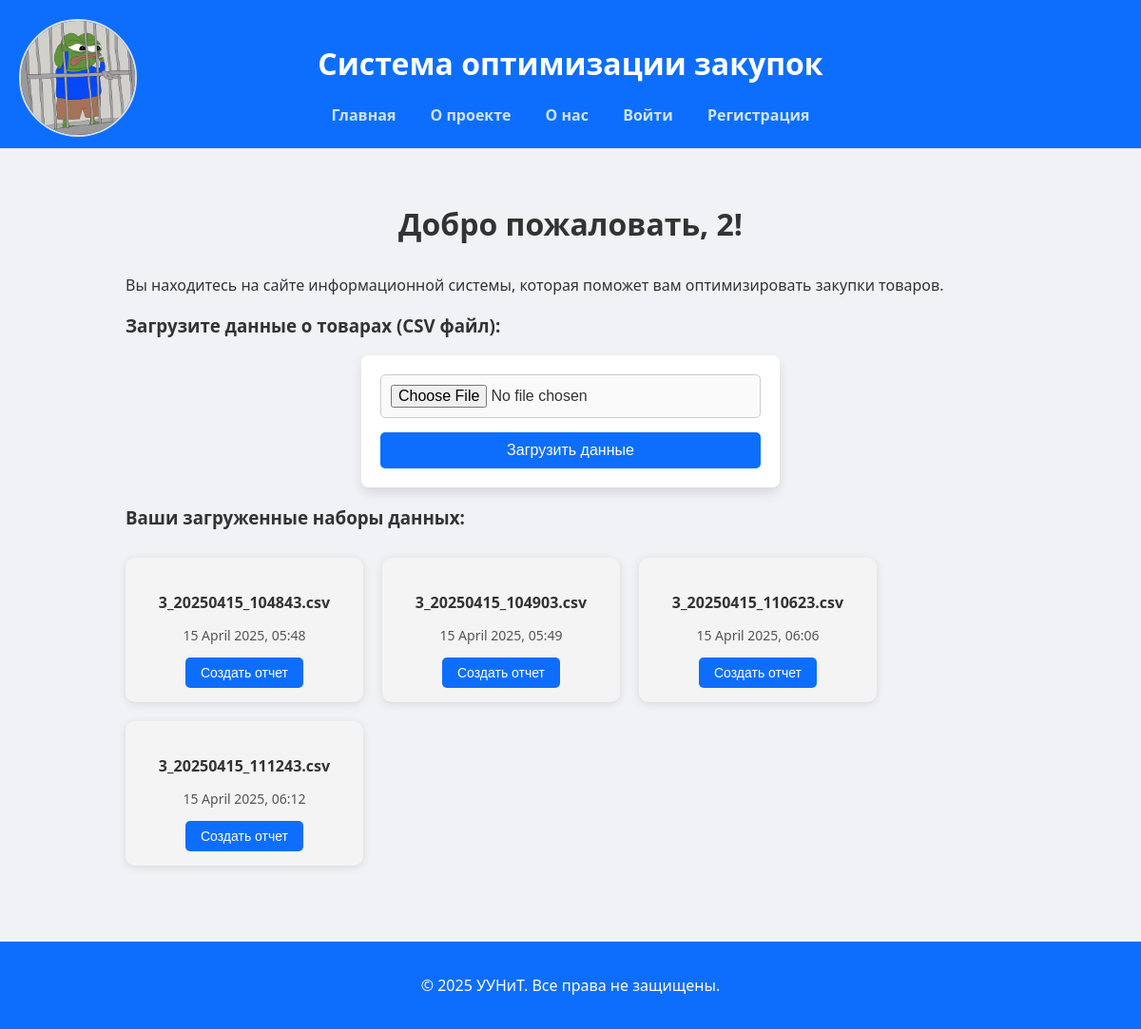
The app's page / (signed in) with its own data.
### database/models.py (models this page shows, shortened)
class DataFile(db.Model):
    id = db.Column(db.Integer, primary_key=True)
    user_id = db.Column(db.Integer, db.ForeignKey('user.id'), nullable=False)
    file_name = db.Column(db.String(255), nullable=False)
    file_path = db.Column(db.String(255), nullable=False)  # путь к файлу на сервере
    created_at = db.Column(db.DateTime, default=datetime.utcnow)
    reports = db.relationship('OptimizationReport', backref='data_file', lazy=True)

### routes.py (the view)
def index():
    if 'id' in session:
        data_files = DataFile.query.filter_by(user_id=session['id']).all()  # Получаем все файлы для текущего пользователя
        reports = OptimizationReport.query.filter_by(user_id=session['id']).all()  # Получаем все отчеты для пользователя
        return render_template('index.html', data_files=data_files, reports=reports)
    return render_template('index.html')

### templates/index.html (shortened to what this page needs)
<!DOCTYPE html>
<html lang="ru">
<head>
    <link rel="stylesheet" href="{{ url_for('static', filename='css/main.css') }}">
</head>
<body>
<header>
    <h1>Система оптимизации закупок</h1>
    <nav>
        <a href="{{ url_for('index') }}">Главная</a>
        <a href="{{ url_for('about') }}">О проекте</a>
        <a href="{{ url_for('team') }}">О нас</a>
        <a href="{{ url_for('login') }}" class="auth">Войти</a>
        <a href="{{ url_for('register') }}" class="auth">Регистрация</a>
        {% if session.get('username') %}
        <div class="profile-dropdown">
            <img src="{{ url_for('static', filename='images/profile.jpg') }}" alt="Профиль" class="profile-icon">
        </div>
        {% endif %}
    </nav>
</header>
<main>
    <section class="intro">
        {% if session.get('username') %}
        <h2>Добро пожаловать, {{ session['username'] }}!</h2>
        <p>Вы находитесь на сайте информационной системы, которая поможет вам оптимизировать закупки товаров.</p>
        <h3>Загрузите данные о товарах (CSV файл):</h3>
        <form action="{{ url_for('upload_data') }}" method="POST" enctype="multipart/form-data">
            <input type="file" name="data_file" required>
            <button type="submit">Загрузить данные</button>
        </form>
        {% if data_files %}
        <h3>Ваши загруженные наборы данных:</h3>
        <div class="file-cards">
            {% for file in data_files %}
            <div class="file-card" onclick="openModal({{ file.id }}, '{{ file.file_name }}')">
                <h4>{{ file.file_name }}</h4>
                <p class="date">{{ file.created_at.strftime('%d %B %Y, %H:%M') }}</p>
                <button class="view-reports-btn">Создать отчет</button>
            </div>
            {% endfor %}
        </div>
        {% else %}
        <p>У вас нет загруженных наборов данных.</p>
        {% endif %}
        {% else %}
        <h2>Добро пожаловать! Пожалуйста, войдите в аккаунт или зарегистрируйтесь, чтобы начать.</h2>
        <p>Чтобы использовать функциональность системы (расчёт оптимального пополнения запасов и просмотр результатов), пожалуйста, войдите в аккаунт или зарегистрируйтесь.</p>
        {% endif %}
    </section>
</main>
<footer>
    <p>&copy; 2025 УУНиТ. Все права не защищены.</p>
</footer>
</body>
</html>

### static/css/main.css (style rules this page uses)
html, body { font-family: 'Segoe UI', sans-serif; height: 100%; margin: 0; padding: 0; background: #f0f2f5; color: #333; display: flex; flex-direction: column; }
header { background: #0d6efd; color: white; padding: 1.5rem; text-align: center; }
nav { margin-top: 0.5rem; }
nav a { margin: 0 1rem; color: #ffffffcc; text-decoration: none; font-weight: bold; transition: color 0.2s ease; }
main { flex: 1; padding: 2rem; max-width: 1000px; margin: auto; width: 100%; box-sizing: border-box; }
main h2 { text-align: center; font-size: 2rem; font-weight: bold; margin-bottom: 2rem; }
footer { background: #0d6efd; color: white; text-align: center; padding: 1.2rem; margin-top: 3rem; }
.profile-dropdown { position: absolute; top: 20px; left: 20px; display: inline-block; cursor: pointer; }
.profile-icon { width: 120px; height: 120px; border-radius: 50%; object-fit: cover; border: 2px solid #ddd; }
.file-cards { display: flex; flex-wrap: wrap; gap: 20px; margin-top: 30px; }
.file-card { width: 220px; padding: 15px; background-color: #f4f4f4; border-radius: 10px; box-shadow: 0 2px 10px rgba(0, 0, 0, 0.1); text-align: center; transition: transform 0.2s ease, box-shadow 0.3s ease; cursor: pointer; }
.file-card h4 { font-size: 16px; margin-bottom: 10px; font-weight: bold; }
.file-card p { font-size: 14px; color: #555; }
.file-card .view-reports-btn { padding: 8px 16px; background-color: #0d6efd; color: white; border: none; border-radius: 5px; cursor: pointer; font-size: 14px; transition: background-color 0.3s ease; }
form { margin-top: 30px; display: flex; flex-direction: column; gap: 15px; max-width: 400px; margin: auto; background: white; padding: 20px; border-radius: 8px; box-shadow: 0 6px 12px rgba(0, 0, 0, 0.1); }
form input[type="file"] { padding: 10px; border-radius: 5px; border: 1px solid #ccc; font-size: 16px; cursor: pointer; background-color: #fafafa; transition: background-color 0.3s ease; }
form button { padding: 10px; background-color: #0d6efd; color: white; font-size: 16px; border: none; border-radius: 5px; cursor: pointer; transition: background-color 0.3s ease; }

### records on screen
DataFile: file_name "3_20250415_104843.csv", created_at "15 April 2025, 05:48"
DataFile: file_name "3_20250415_104903.csv", created_at "15 April 2025, 05:49"
DataFile: file_name "3_20250415_110623.csv", created_at "15 April 2025, 06:06"
DataFile: file_name "3_20250415_111243.csv", created_at "15 April 2025, 06:12"

### other values on screen
{{ session['username'] }} "2"
